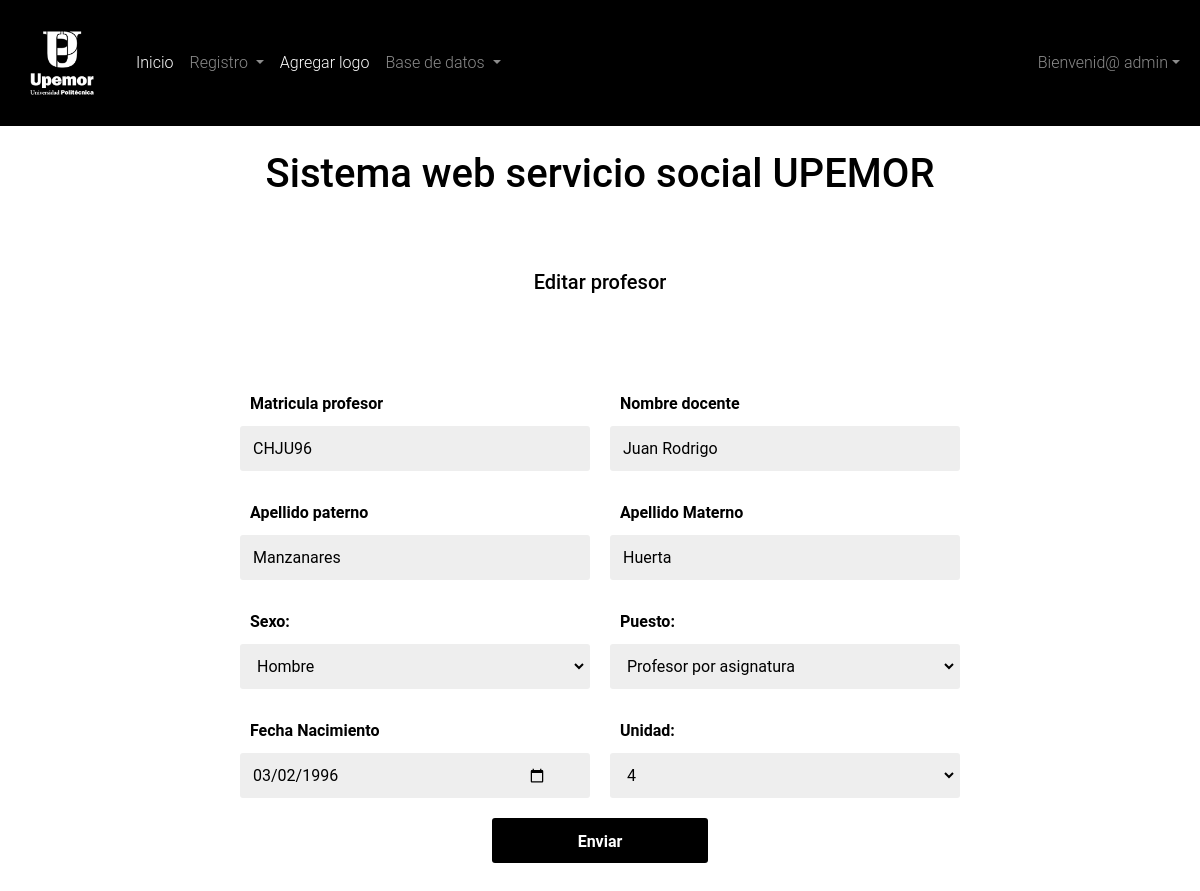
Screenshot of /vista/editarProfesor.php?id=CHJU96 (signed in) with the database file from the repository.
### tables this page shows
CREATE TABLE `imagenes` (
  `idImg` int(11) NOT NULL AUTO_INCREMENT,
  `descripcion` varchar(50) DEFAULT NULL,
  `lugarImg` varchar(30) DEFAULT NULL,
  `estado` tinyint(4) DEFAULT NULL,
  `foto` varchar(200) DEFAULT NULL,
  PRIMARY KEY (`idImg`)
);

CREATE TABLE `profesores` (
  `matriculaProfesor` varchar(50) NOT NULL,
  `nombreProfesor` varchar(50) DEFAULT NULL,
  `apellidoPaterno` varchar(50) DEFAULT NULL,
  `apellidoMmaterno` varchar(50) DEFAULT NULL,
  `correProfesor` varchar(50) DEFAULT NULL,
  `passwordProfesor` varchar(100) DEFAULT NULL,
  `generoProfesor` varchar(50) DEFAULT NULL,
  `puestoProfesor` varchar(50) DEFAULT NULL,
  `fechaNacProfesor` date DEFAULT NULL,
  `idUnidad` int(11) DEFAULT NULL,
  `rol` int(11) DEFAULT NULL,
  PRIMARY KEY (`matriculaProfesor`),
  KEY `idUnidad` (`idUnidad`),
  CONSTRAINT `profesores_ibfk_1` FOREIGN KEY (`idUnidad`) REFERENCES `unidadreceptora` (`idUnidad`)
);

### vista/editarProfesor.php (the view, shortened to what this page needs)
<!doctype html>
<?php
  require("../conexion/connect_db.php");
  $resultAll = mysqli_query($mysqli," SELECT foto FROM imagenes WHERE estado = '1' && lugarImg = 'Logotipo' ORDER BY idImg DESC LIMIT 1; ");
  $rowData = mysqli_fetch_array($resultAll);
  if(isset($_GET['id'])){
    $id=$_GET['id'];
    $sql="SELECT * FROM profesores WHERE matriculaProfesor='$id'";
    $query=mysqli_query($mysqli,$sql);
    $row=mysqli_fetch_array($query);
  }
?>
<html lang="en">
  <head>
    <link rel="stylesheet" href="https://cdn.datatables.net/1.10.20/css/dataTables.bootstrap4.min.css">
    <link href="https://cdn.jsdelivr.net/npm/bootstrap@5.0.2/dist/css/bootstrap.min.css" rel="stylesheet">
    <link rel="stylesheet" href="../vista/style/estilos.css" />
  </head>
  <body class="">
    <nav class="navbar navbar-expand-lg navbar navbar-dark bg-dark">
      <div class="container-fluid">
        <a class="navbar-brand" href="#">
          <img src="<?php echo $rowData['foto']; ?>" alt="logo" width="100">
        </a>
        <div class="collapse navbar-collapse" id="navbarSupportedContent">
          <ul class="navbar-nav me-auto mb-2 mb-lg-0">
            <li class="nav-item">
              <a class="nav-link active" aria-current="page" href="../vista/indexAdmin.php">Inicio</a>
            </li>
            <li class="nav-item dropdown">
              <a class="nav-link dropdown-toggle" href="#" id="navbarDropdown" role="button" data-bs-toggle="dropdown" aria-expanded="false">
                Registro
              </a>
            </li>
            <li class="nav-item">
              <a class="nav-link active" aria-current="page" href="../vista/agregarLogo.php">Agregar logo</a>
            </li>
            <li class="nav-item dropdown">
              <a class="nav-link dropdown-toggle" href="#" id="navbarDropdown" role="button" data-bs-toggle="dropdown" aria-expanded="false">
                Base de datos
              </a>
            </li>
          </ul>
          <ul class="navbar-nav">
              <li class="nav-item dropdown">
              <a class="nav-link dropdown-toggle" href="#" id="navbarDropdown" role="button" data-bs-toggle="dropdown" aria-expanded="false">Bienvenid@ <?php echo $_SESSION['NombreUsuario'] ?></a>
        </div>
      </div>
    </nav>
    <h1 class="font-weight-bold mb-4 text-center p-4">Sistema web servicio social UPEMOR</h1>
    <h5 class="font-weight-bold mb-4 text-center p-4">Editar profesor</h5>
    <main>
    <form class="formulario" id="formulario">
      <div class="formulario__grupo" id="grupo__matriculaProfesor">
        <label for="matriculaProfesor" class="formulario__label">Matricula profesor</label>
        <div class="formulario__grupo-input">
          <input type="text" class="formulario__input" name="matriculaProfesor" id="matriculaProfesor" value="<?php echo $row['matriculaProfesor']  ?>">
        </div>
      </div>
      <div class="formulario__grupo" id="grupo__nombreProfesor">
        <label for="nombreProfesor" class="formulario__label">Nombre docente</label>
        <div class="formulario__grupo-input">
          <input type="text" class="formulario__input" name="nombreProfesor" id="nombreProfesor" value="<?php echo $row['nombreProfesor']  ?>">
        </div>
      </div>
      <div class="formulario__grupo" id="grupo__apellidoPaterno">
        <label for="apellidoPaterno" class="formulario__label">Apellido paterno</label>
        <div class="formulario__grupo-input">
          <input type="text" class="formulario__input" name="apellidoPaterno" id="apellidoPaterno" value="<?php echo $row['apellidoPaterno']  ?>">
        </div>
      </div>
      <div class="formulario__grupo" id="grupo__apellidoMmaterno">
        <label for="apellidoMmaterno" class="formulario__label">Apellido Materno</label>
        <div class="formulario__grupo-input">
          <input type="text" class="formulario__input" name="apellidoMmaterno" id="apellidoMmaterno" value="<?php echo $row['apellidoMmaterno']  ?>">
        </div>
      </div>
      <div class="formulario_grupo" id="grupo_generoProfesor">
        <label for="generoProfesor" class="formulario__label">Sexo:</label>
        <div class="formulario__grupo-input">
                    <select name="generoProfesor" class="formulario__input" id="generoProfesor">
                        <option value="<?php echo $row['generoProfesor']  ?>" selected><?php echo $row['generoProfesor']  ?></option>
                    </select>
        </div>
      </div>
      <div class="formulario_grupo" id="grupo_puesto">
        <label for="puestoProfesor" class="formulario__label">Puesto:</label>
        <div class="formulario__grupo-input">
                    <select name="puestoProfesor" class="formulario__input" id="puestoProfesor">
                        <option value="<?php echo $row['puestoProfesor']  ?>" selected><?php echo $row['puestoProfesor']  ?></option>
                    </select>
        </div>
      </div>
      <div class="formulario__grupo" id="grupo__fechaNacProfesor">
        <label for="fechaNacProfesor" class="formulario__label">Fecha Nacimiento</label>
        <div class="formulario__grupo-input">
          <input type="date" class="formulario__input" name="fechaNacProfesor" id="fechaNacProfesor" value="<?php echo $row['fechaNacProfesor']  ?>">
        </div>
      </div>
      <div class="formulario_grupo" id="grupo_idUnidad">
        <label for="idUnidad" class="formulario__label">Unidad:</label>
        <div class="formulario__grupo-input">
                    <select name="idUnidad" class="formulario__input" id="idUnidad">
                      <option value="<?php echo $row['idUnidad']  ?>" selected><?php echo $row['idUnidad']  ?></option>
                    </select>
        </div>
      </div>
      <div class="formulario__grupo formulario__grupo-btn-enviar">
        <button type="submit" class="formulario__btn" onclick="actProfe()">Enviar</button>
      </div>
    </form>
  </main>
  </body>
</html>

### vista/style/estilos.css (style rules this page uses)
:root { --dark: #000000; --dark-x: #1e2126; }
body { font-family: 'Roboto', sans-serif; font-weight: 300; color: var(--light); }
.bg-dark { background-color: var(--dark) !important; }
* { box-sizing: border-box; }
main { max-width: 800px; width: 90%; margin: auto; padding: 40px; }
.formulario { display: grid; grid-template-columns: 1fr 1fr; gap: 20px; }
.formulario__label { display: block; font-weight: 700; padding: 10px; cursor: pointer; }
.formulario__grupo-input { position: relative; }
.formulario__input { width: 100%; background: #eee; border: 3px solid transparent; border-radius: 3px; height: 45px; line-height: 45px; padding: 0 40px 0 10px; transition: .3s ease all; }
.formulario__grupo-terminos, .formulario__mensaje, .formulario__grupo-btn-enviar { grid-column: span 2; }
.formulario__grupo-btn-enviar { display: flex; flex-direction: column; align-items: center; }
.formulario__btn { height: 45px; line-height: 45px; width: 30%; background: #000; color: #fff; font-weight: bold; border: none; border-radius: 3px; cursor: pointer; transition: .1s ease all; }

### rows the page displays
imagenes: foto (picture)
profesores: matriculaProfesor "CHJU96", nombreProfesor "Juan Rodrigo", apellidoPaterno "Manzanares", apellidoMmaterno "Huerta", generoProfesor "Hombre", puestoProfesor "Profesor por asignatura", fechaNacProfesor "03/02/1996", idUnidad "4"

### other values shown
$_SESSION['NombreUsuario'] "admin"
